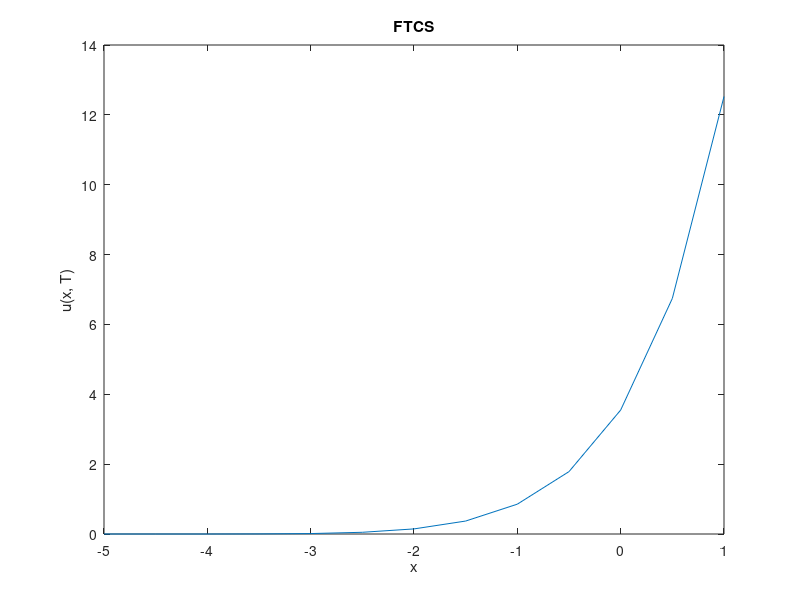
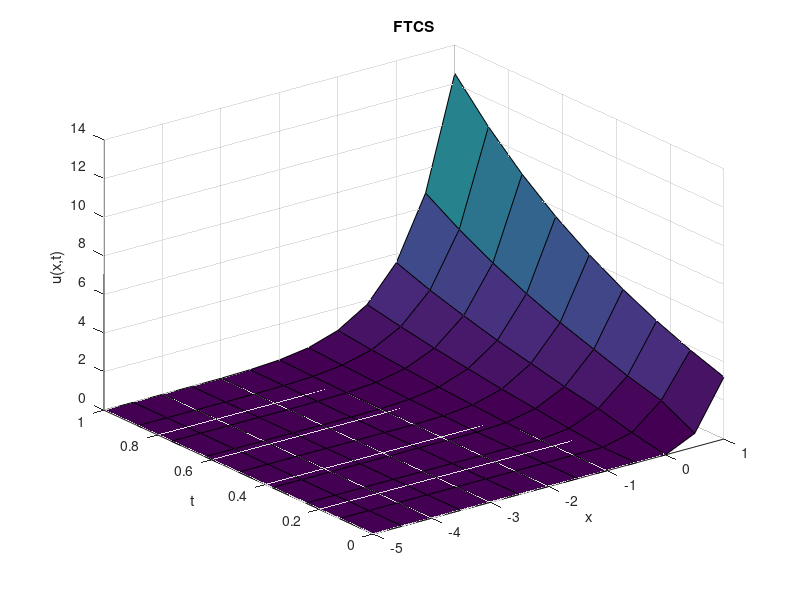
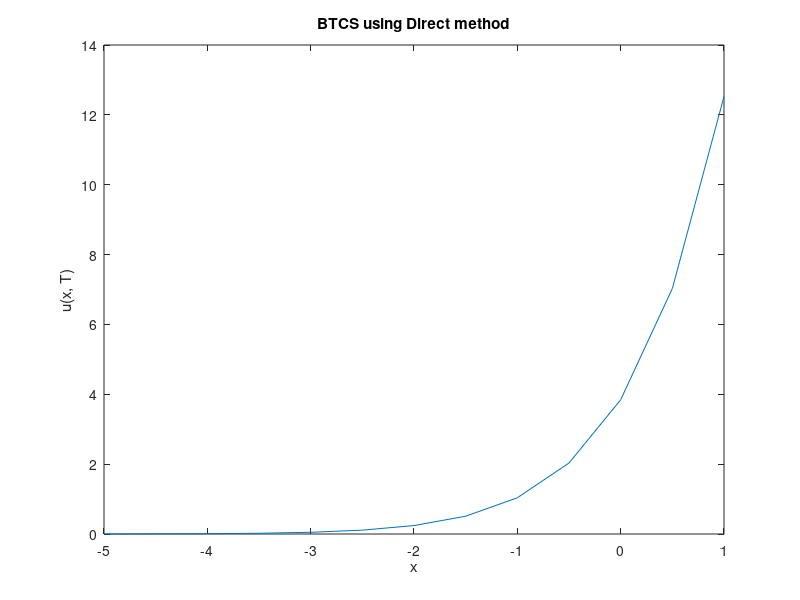
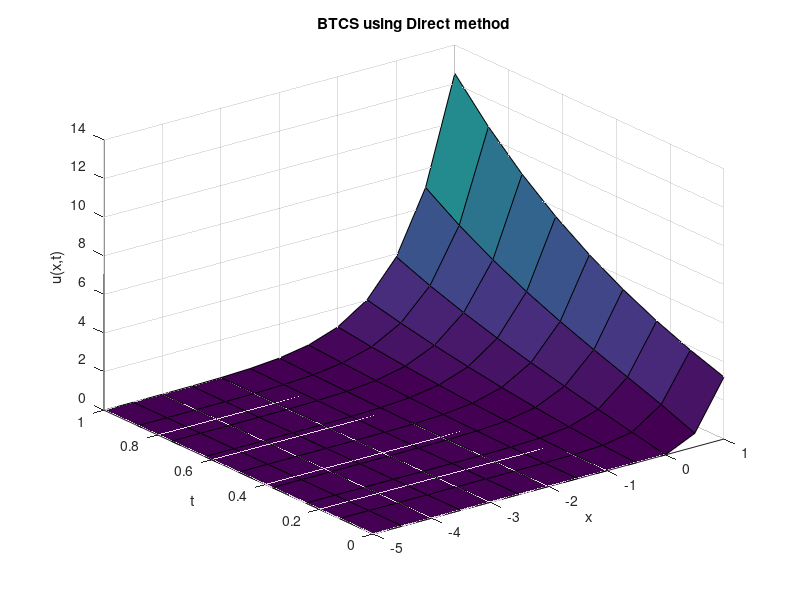

MATLAB code to generate these figures, in order: (Note: this script raises an error after producing the figures.)
function q1_direct
	close all; clear; im_num = 1;
	% Option Parameters
	T = 1;
	K = 10;
	r = 0.06;
	sig = 0.3;
	delta = 0;

	q = 2*r/sig^2;
	qd = 2*(r-delta)/sig^2;

	% Computational Parameters
	x_max = 1;
	x_min = -5 ;

	h = 0.5;
	k = h^2/2;
	m = (x_max - x_min)/h;
	n = T/k;

	X = x_min:h:x_max;
	Tau = 0:k:T;

	
	U = FTCS(@fun, @f, @g1, @g2, T, K, r, sig, delta, q, qd, x_min, x_max, h, k, m, n, X, Tau);
	% length(X), length(U(end, :))
	figure; plot(X, U(end, :)); xlabel('x'); ylabel('u(x, T)'); title('FTCS');
	saveas(gcf, sprintf('plots/q1_%d.png', im_num)); im_num = im_num + 1;
	figure; surf(X, Tau, U); xlabel('x'); ylabel('t'); zlabel('u(x,t)'); title('FTCS');
	saveas(gcf, sprintf('plots/q1_%d.png', im_num)); im_num = im_num + 1;
	
	Methods = ['Direct'; 'GaussS'; 'Jacobi'];%, 'SOR___'];
	for meth = 1:3
		U = BTCS(@fun, @f, @g1, @g2, T, K, r, sig, delta, q, qd, x_min, x_max, h, k, m, n, X, Tau, Methods(meth, :));
		figure; plot(X, U(end, :)); xlabel('x'); ylabel('u(x, T)'); title(sprintf('BTCS using %s method', Methods(meth, :)));
		saveas(gcf, sprintf('plots/q1_%d.png', im_num)); im_num = im_num + 1;
		figure; surf(X, Tau, U); xlabel('x'); ylabel('t'); zlabel('u(x,t)'); title(sprintf('BTCS using %s method', Methods(meth, :)));
		saveas(gcf, sprintf('plots/q1_%d.png', im_num)); im_num = im_num + 1;
	end

	for meth = 1:3
		U = Crank(@fun, @f, @g1, @g2, T, K, r, sig, delta, q, qd, x_min, x_max, h, k, m, n, X, Tau, Methods(meth, :));
		figure; plot(X, U(end, :)); xlabel('x'); ylabel('u(x, T)'); title(sprintf('Crank-Nicolson using %s method', Methods(meth, :)));
		saveas(gcf, sprintf('plots/q1_%d.png', im_num)); im_num = im_num + 1;
		figure; surf(X, Tau, U); xlabel('x'); ylabel('t'); zlabel('u(x,t)'); title(sprintf('Crank-Nicolson using %s method', Methods(meth, :)));
		saveas(gcf, sprintf('plots/q1_%d.png', im_num)); im_num = im_num + 1;
	end
end

function [y] = fun(x, t)
	y = 0;
end

function [y] = f(x, qd)
	temp1 = zeros(size(x));
	temp2 = exp(x*(qd + 1)/2 ) - exp(x*(qd - 1)/2);
	y = max([temp1; temp2]);
end

function [y] = g1(x, t, qd)
	y = 0;
end

function [y] = g2(x, t, qd)
	y = exp(x.*(qd + 1)/2 + t.*(qd + 1)^2/4);
end

function [U] = FTCS(fun, f, g1, g2, T, K, r, sig, delta, q, qd, x_min, x_max, h, k, m, n, X, Tau)
	fprintf('\nRunning FTCS\n');
	lamda = k / h^2;
	U = zeros(n+1, m+1);

	U(1, 1:end) = f(X, qd);
	U(1:end, 1) = g1(x_min, Tau, qd);
	U(1:end, end) = g2(x_max, Tau, qd);

	for i = 2:n+1
		for j = 2:m
			U(i, j) = lamda*U(i-1,j-1) + (1-2*lamda)*U(i-1,j) + lamda*U(i-1,j+1);
		end
	end

	U;
end

function [U] = BTCS(fun, f, g1, g2, T, K, r, sig, delta, q, qd, x_min, x_max, h, k, m, n, X, Tau, method)
	fprintf('\nRunning BTCS\n');
	fprintf('Using %s method\n', method);
	lamda = k / h^2;
	U = zeros(n+1, m+1);

	U(1, 1:end) = f(X, qd);
	U(1:end, 1) = g1(x_min, Tau, qd);
	U(1:end, end) = g2(x_max, Tau, qd);

	for i = 2:n+1
		A = zeros(m+1, m+1);
		b = zeros(m+1, 1);

		A(1:m+2:end) = 1 + 2*lamda;
		A(2:m+2:end) = -lamda;
		A(m+2:m+2:end) = -lamda;

		A(1,1) = 1;
		A(1,2) = 0;
		A(m+1,m+1) = 1;
		A(m+1,m) = 0;

		b(2:m) = U(i-1,2:m);
		b(1) = U(i,1);
		b(end) = U(i,end);

		if method == 'Direct'
			U(i,:) = (A\b)';
		elseif method == 'GaussS'
			U(i,:) = gauss_seidel(A,b,1000,1e-5);
		elseif method == 'Jacobi'
			U(i,:) = jacobi(A,b,1000,1e-5);
		else
			''
		end			
			
	end

	U;
end

function [U] = Crank(fun, f, g1, g2, T, K, r, sig, delta, q, qd, x_min, x_max, h, k, m, n, X, Tau, method)
	fprintf('\nRunning Crank Nicolson\n');
	fprintf('Using %s method\n', method);
	lamda = k / h^2;
	U = zeros(n+1, m+1);

	U(1, 1:end) = f(X, qd);
	U(1:end, 1) = g1(x_min, Tau, qd);
	U(1:end, end) = g2(x_max, Tau, qd);

	for i = 2:n+1
		A = zeros(m+1, m+1);
		b = zeros(m+1, 1);

		A(1:m+2:end) = 1 + lamda;
		A(2:m+2:end) = -lamda/2;
		A(m+2:m+2:end) = -lamda/2;

		A(1,1) = 1;
		A(1,2) = 0;
		A(m+1,m+1) = 1;
		A(m+1,m) = 0;

		b(2:m) = U(i-1,1:m-1)*lamda/2 + (1-lamda)*U(i-1,2:m) + U(i-1,3:m+1)*lamda/2;
		b(1) = U(i,1);
		b(end) = U(i,end);

		if method == 'Direct'
			U(i,:) = (A\b)';
		elseif method == 'GaussS'
			U(i,:) = gauss_seidel(A,b,1000,1e-5);
		elseif method == 'Jacobi'
			U(i,:) = jacobi(A,b,1000,1e-5);
		else
			''
		end	
	end

	U;
end
